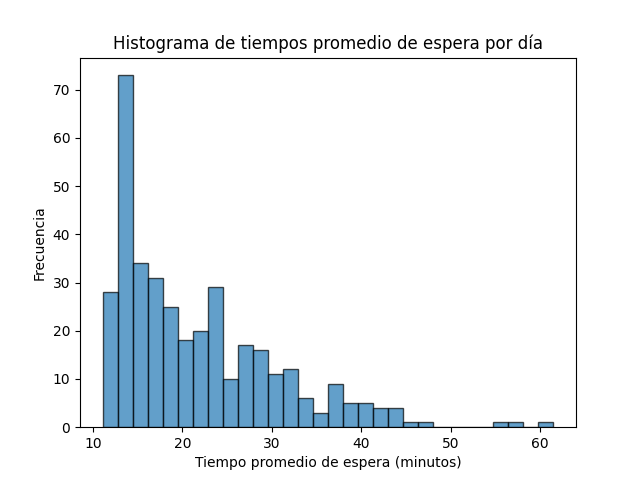

Source code (Python):
import numpy as np
import scipy.stats as stats
import matplotlib.pyplot as plt

# Parámetros
num_días = 365
horas_por_día = 8
minutos_por_hora = 60
total_minutos_por_día = horas_por_día * minutos_por_hora

# Tiempos de servicio
media_tiempo_servicio_cajero1 = 15
desviación_estándar_tiempo_servicio_cajero1 = 3
media_tiempo_servicio_cajero2 = 12
media_tiempo_servicio_cajero3 = 14
desviación_estándar_tiempo_servicio_cajero3 = 6
media_tiempo_servicio_cajero4 = 14  # Nuevo cajero
desviación_estándar_tiempo_servicio_cajero4 = 6  # Nuevo cajero

# Tiempo de llegada de clientes
media_tiempo_llegada = 10

# Simulación
tiempos_espera = []
tiempo_ocupado_cajero1 = []
tiempo_ocupado_cajero2 = []
tiempo_ocupado_cajero3 = []
tiempo_ocupado_cajero4 = []  # Nuevo cajero

for día in range(num_días):
    tiempo_actual = 0
    cola = []
    fin_tiempo_cajero1 = 0
    fin_tiempo_cajero2 = 0
    fin_tiempo_cajero3 = 0
    fin_tiempo_cajero4 = 0  # Nuevo cajero
    tiempos_espera_día = []
    ocupación_cajero1 = 0
    ocupación_cajero2 = 0
    ocupación_cajero3 = 0
    ocupación_cajero4 = 0  # Nuevo cajero

    while tiempo_actual < total_minutos_por_día:
        # Generar el tiempo de llegada del próximo cliente
        tiempo_llegada = np.random.exponential(media_tiempo_llegada)
        tiempo_actual += tiempo_llegada
        if tiempo_actual >= total_minutos_por_día:
            break
        cola.append(tiempo_actual)

        # Atención por cada cajero
        if cola:
            if tiempo_actual >= fin_tiempo_cajero1:
                tiempo_servicio = np.random.normal(media_tiempo_servicio_cajero1, desviación_estándar_tiempo_servicio_cajero1)
                if tiempo_servicio < 0:
                    tiempo_servicio = 0
                ocupación_cajero1 += tiempo_servicio
                fin_tiempo_cajero1 = tiempo_actual + tiempo_servicio
                llegada = cola.pop(0)
                tiempos_espera_día.append(fin_tiempo_cajero1 - llegada)

            elif cola and tiempo_actual >= fin_tiempo_cajero2:
                tiempo_servicio = np.random.exponential(media_tiempo_servicio_cajero2)
                ocupación_cajero2 += tiempo_servicio
                fin_tiempo_cajero2 = tiempo_actual + tiempo_servicio
                llegada = cola.pop(0)
                tiempos_espera_día.append(fin_tiempo_cajero2 - llegada)
            
            elif cola and tiempo_actual >= fin_tiempo_cajero3:
                tiempo_servicio = np.random.normal(media_tiempo_servicio_cajero3, desviación_estándar_tiempo_servicio_cajero3)
                if tiempo_servicio < 0:
                    tiempo_servicio = 0
                ocupación_cajero3 += tiempo_servicio
                fin_tiempo_cajero3 = tiempo_actual + tiempo_servicio
                llegada = cola.pop(0)
                tiempos_espera_día.append(fin_tiempo_cajero3 - llegada)
                
            elif cola and tiempo_actual >= fin_tiempo_cajero4:
                tiempo_servicio = np.random.normal(media_tiempo_servicio_cajero4, desviación_estándar_tiempo_servicio_cajero4)
                if tiempo_servicio < 0:
                    tiempo_servicio = 0
                ocupación_cajero4 += tiempo_servicio
                fin_tiempo_cajero4 = tiempo_actual + tiempo_servicio
                llegada = cola.pop(0)
                tiempos_espera_día.append(fin_tiempo_cajero4 - llegada)
    
    tiempos_espera.append(np.mean(tiempos_espera_día))
    tiempo_ocupado_cajero1.append(ocupación_cajero1 / total_minutos_por_día)
    tiempo_ocupado_cajero2.append(ocupación_cajero2 / total_minutos_por_día)
    tiempo_ocupado_cajero3.append(ocupación_cajero3 / total_minutos_por_día)
    tiempo_ocupado_cajero4.append(ocupación_cajero4 / total_minutos_por_día)

# Cálculo del intervalo de confianza para el tiempo de espera promedio
nivel_confianza = 0.95
media_tiempo_espera = np.mean(tiempos_espera)
sem_tiempo_espera = stats.sem(tiempos_espera)
ic_tiempo_espera = stats.t.interval(nivel_confianza, num_días-1, loc=media_tiempo_espera, scale=sem_tiempo_espera)

# Resultados
print(f"Tiempo promedio de espera: {int(media_tiempo_espera)} minutos y {int((media_tiempo_espera - int(media_tiempo_espera)) * 60):02d} segundos")
print(f"Intervalo de confianza al 95% para el tiempo de espera promedio: ({int(ic_tiempo_espera[0])} minutos y {int((ic_tiempo_espera[0] - int(ic_tiempo_espera[0])) * 60):02d} segundos, {int(ic_tiempo_espera[1])} minutos y {int((ic_tiempo_espera[1] - int(ic_tiempo_espera[1])) * 60):02d} segundos)")

# Porcentaje de tiempo de ocupación de cada caja
mean_cashier1_busy = np.mean(tiempo_ocupado_cajero1)
mean_cashier2_busy = np.mean(tiempo_ocupado_cajero2)
mean_cashier3_busy = np.mean(tiempo_ocupado_cajero3)
mean_cashier4_busy = np.mean(tiempo_ocupado_cajero4)
print(f"Porcentaje de tiempo de ocupación de la caja 1: {mean_cashier1_busy*100:.2f}%")
print(f"Porcentaje de tiempo de ocupación de la caja 2: {mean_cashier2_busy*100:.2f}%")
print(f"Porcentaje de tiempo de ocupación de la caja 3: {mean_cashier3_busy*100:.2f}%")
print(f"Porcentaje de tiempo de ocupación de la caja 4: {mean_cashier4_busy*100:.2f}%")

# Histograma de los tiempos de espera promedio por día
plt.hist(tiempos_espera, bins=30, edgecolor='k', alpha=0.7)
plt.xlabel('Tiempo promedio de espera (minutos)')
plt.ylabel('Frecuencia')
plt.title('Histograma de tiempos promedio de espera por día')
plt.show()
